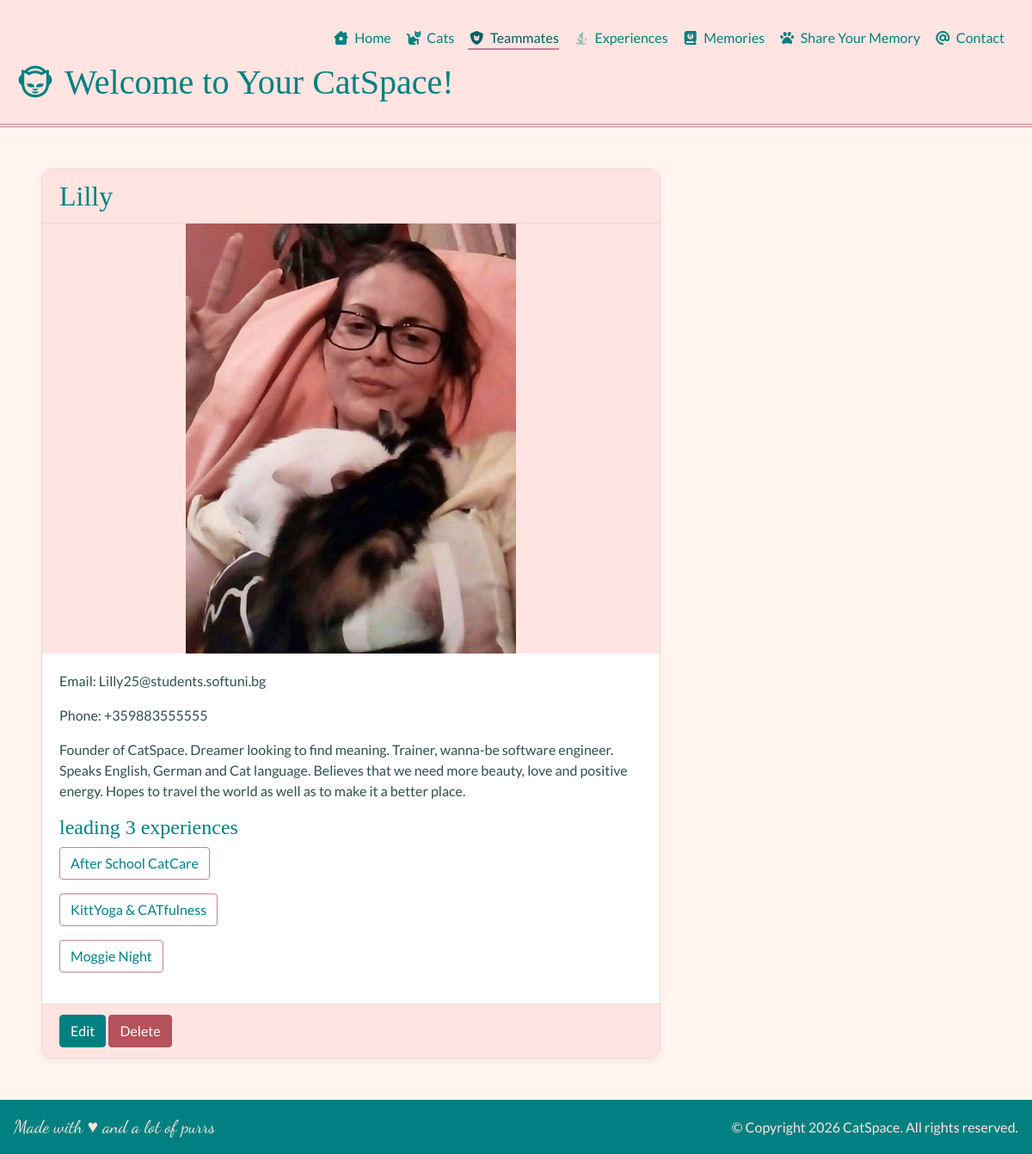
/teammates/1/, run on the app's committed database.
### teammates/models.py (models this page shows, shortened)
class Teammate(TimeStampMixin):
    name = models.CharField(max_length=30)
    description = models.TextField(blank=True)
    email = models.EmailField(max_length=100, unique=True)
    phone = PhoneNumberField(region="BG", blank=True, null=True)
    image_url = models.URLField(blank=True, null=True)
    username = models.CharField(max_length=30, unique=True, validators=[RegexValidator(r"^\w+\Z")])
    class Meta:
        ordering = ["created_at"]

### experiences/models.py (models this page shows, shortened)
class Experience(TimeStampMixin):
    name = models.CharField(max_length=30, unique=True)
    description = models.TextField(blank=True)
    cover_image_url = models.URLField(null=True, blank=True)
    price = models.DecimalField(max_digits=5, decimal_places=2, validators=[MinValueValidator(0)])
    teammate = models.ForeignKey("teammates.Teammate", on_delete=models.SET_NULL, null=True, blank=True,
                                 related_name="experiences")
    is_available = models.BooleanField(default=True, blank=True)
    slug = models.SlugField(blank=True, unique=True)
    class Meta:
        ordering = ["-updated_at"]
    def __str__(self) -> str:
        return self.name

### teammates/views.py (the view)
# urls.py: path("", views.TeammateDetail.as_view(), name="detail"),
class TeammateDetail(DetailView):
    queryset = Teammate.objects.prefetch_related("experiences")

### templates/teammates/teammate_detail.html
{% extends "base.html" %}
{% block content %}
    <div class="card detail-card">
        <h2 class="card-header">{{ teammate.name }}</h2>
        {% if teammate.image_url %}
            <img src="{{ teammate.image_url }}" alt="Profile Image" class="detail-img">
        {% endif %}
        <div class="card-body">
            <p>Email: {{ teammate.email }}</p>
            {% if teammate.phone %}<p>Phone: {{ teammate.phone }}</p>{% endif %}
            {% if teammate.description %}<p>{{ teammate.description }}</p>{% endif %}
            {% if teammate.experiences.count %}
                <h4>leading {{ teammate.experiences.count }} experiences </h4>
                {% for experience in teammate.experiences.all %}
                    <p><a href="{% url 'experiences:detail' experience.slug %}"
                          class="btn btn-info">{{ experience }}</a></p>
                {% endfor %}
            {% endif %}
        </div>
        <div class="card-footer">
            <a href="{% url 'teammates:update' teammate.pk %}" class="btn btn-primary">Edit</a>
            <a href="{% url 'teammates:delete' teammate.pk %}" class="btn btn-danger">Delete</a>
        </div>
    </div>
{% endblock %}

### static/css/styles.css (style rules this page uses)
:root { --teal: teal; --teal-dark: #006060; --rose: mistyrose; --paper: seashell; --dusty-rose: #c08497; --ink: darkslategray; --card-border: #ead9d0; --danger: #b5525c; }
body { background-color: var(--paper); font-family: 'Lato', sans-serif; color: var(--ink); }
h1, h2, h3, h4, h5 { font-family: 'Playfair Display', serif; color: var(--teal); }
h2 { margin-bottom: 1rem; }
a { color: var(--teal); }
img { border-radius: 10px; max-width: 100%; }
.btn-primary { background-color: var(--teal); border-color: var(--teal); }
.btn-info { background-color: transparent; border-color: var(--dusty-rose); color: var(--teal); }
.btn-danger { background-color: var(--danger); border-color: var(--danger); }
.card { background-color: white; border: 1px solid var(--card-border); border-radius: 12px; box-shadow: 0 2px 8px rgba(0, 0, 0, 0.06); overflow: hidden; transition: transform 0.2s ease, box-shadow 0.2s ease; }
.card-header, .card-footer { background-color: var(--rose); border-color: var(--card-border); }
.detail-card { max-width: 720px; }
.detail-card .detail-img { width: 100%; height: 500px; object-fit: contain; background-color: var(--rose); border-radius: 0; }

### data on the page
Teammate: name "Lilly", image_url (picture), email "Lilly25@students.softuni.bg", phone "+359883555555", description "Founder of CatSpace. Dreamer looking to find meaning. Trainer, wanna-be software engineer. Speaks English, German and Cat language. Believes that we need more beauty, love and positive energy. Hopes to travel the world as well as to make it a better place.", experiences.count "3"
Experience: name "After School CatCare"
Experience: name "KittYoga & CATfulness"
Experience: name "Moggie Night"
